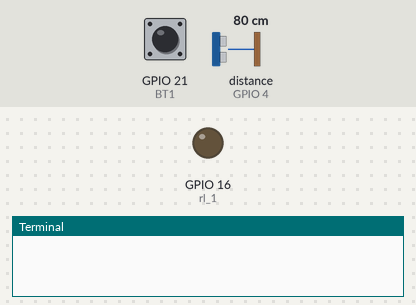
Bench run of a program on a simulated Raspberry Pi (BCM pin numbers). Parts: output pins drawn as LEDs (lit = HIGH), the last lines printed to the terminal. Inputs (shaded band) come from the test bench; at power-on: GPIO 21 (BT1) HIGH, distance to the obstacle (sensor on GPIO 4) 80 cm. The echo pulse lasts 58.3 µs per cm; the clock reads 2024-03-15 10:24:30 at power-on unless the program sets it; pins used as bus, display or sensor lines are not drawn.

Above: at 5.0 s.
5.1 s: GPIO 21 (BT1) pulled LOW for 0.25 s
6.8 s: distance to the obstacle (sensor on GPIO 4) set to 5 cm
8.4 s: distance to the obstacle (sensor on GPIO 4) set to 2 cm
At 9.7 s:
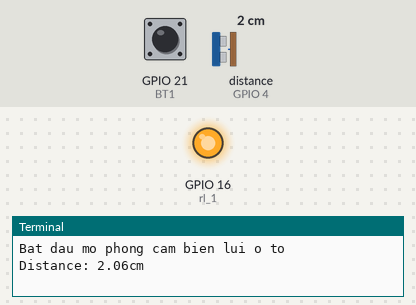
10.7 s: distance to the obstacle (sensor on GPIO 4) set to 4 cm
At 12.5 s:
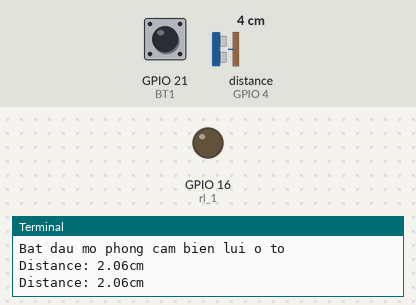
Timing chart, 0 to 13.7 s (numbered marks = the images above; inputs shaded):
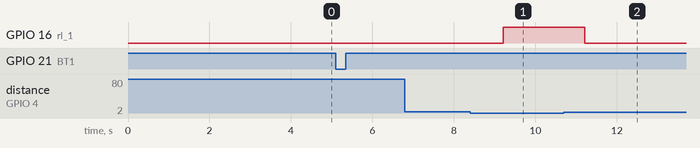

The program:

Bai7_2.py
```python
import RPi.GPIO as GPIO
import time


def main():
    BT1 = 21
    TRIG = 15
    ECHO = 4
    rl_1 = 16
    global pulse_end
    GPIO.setmode(GPIO.BCM)
    GPIO.setup(BT1, GPIO.IN, pull_up_down=GPIO.PUD_UP)
    GPIO.setup(TRIG, GPIO.OUT)
    GPIO.setup(ECHO, GPIO.IN)
    GPIO.setup(rl_1, GPIO.OUT)
    GPIO.output(TRIG, False)
    while GPIO.input(BT1) != 0:
        time.sleep(0.2)
    print("Bat dau mo phong cam bien lui o to")
    while True:
        time.sleep(1)
        GPIO.output(TRIG, True)
        time.sleep(0.00001)
        GPIO.output(TRIG, False)

        while GPIO.input(ECHO) == 0:
            pulse_start = time.time()
        while GPIO.input(ECHO) == 1:
            pulse_end = time.time()
        pulse_duration = pulse_end - pulse_start

        distance = pulse_duration * 17150
        distance = round(distance, 2)
        if distance <= 4:
            print("Distance: %scm" % distance)
            GPIO.output(rl_1, 1)
        else:
            GPIO.output(rl_1, 0)


try:
    main()
except KeyboardInterrupt:
    GPIO.cleanup()
```

Measured:
- the behaviour switches between 4 and 3 cm on distance to the obstacle (sensor on GPIO 4) (found by bisection; images 0 and 1)
- after the input at 6.8 s, every drawn part: stays the same
- after the input at 8.4 s, GPIO 16 (rl_1): LOW → HIGH after 0.81 s
- after the input at 10.7 s, GPIO 16 (rl_1): HIGH → LOW after 0.51 s
